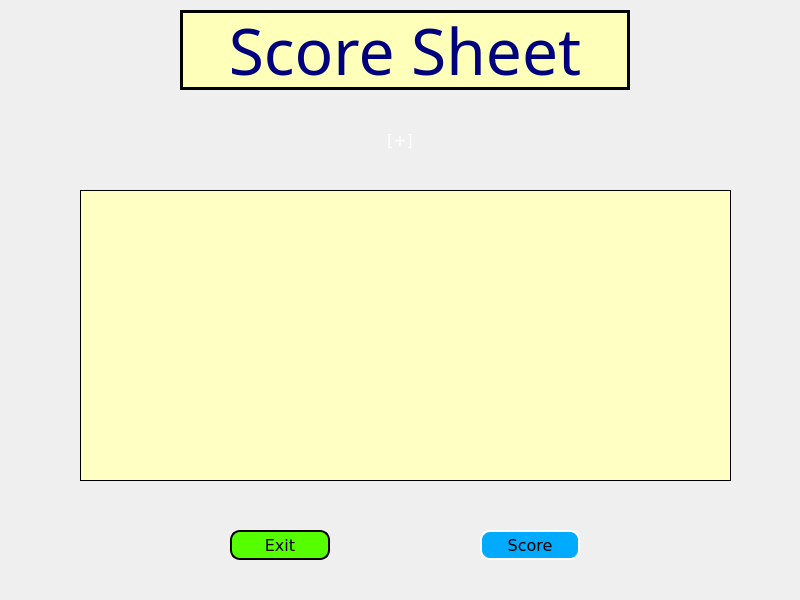
<?xml version="1.0" encoding="UTF-8"?>
<ui version="4.0">
 <class>scoreCard</class>
 <widget class="QMainWindow" name="scoreCard">
  <property name="geometry">
   <rect>
    <x>0</x>
    <y>0</y>
    <width>800</width>
    <height>600</height>
   </rect>
  </property>
  <property name="windowTitle">
   <string>MainWindow</string>
  </property>
  <property name="styleSheet">
   <string notr="true">background: url(:/images/Images/2.jpg);</string>
  </property>
  <widget class="QWidget" name="centralwidget">
   <widget class="QTableView" name="tableView">
    <property name="geometry">
     <rect>
      <x>80</x>
      <y>190</y>
      <width>651</width>
      <height>291</height>
     </rect>
    </property>
    <property name="styleSheet">
     <string notr="true">background:transparent;
background-color:rgb(255, 255, 196);
border-width: 1px;
    border-style: solid;
    border-color: black;

</string>
    </property>
    <property name="textElideMode">
     <enum>Qt::ElideMiddle</enum>
    </property>
    <attribute name="verticalHeaderCascadingSectionResizes">
     <bool>false</bool>
    </attribute>
   </widget>
   <widget class="QPushButton" name="load">
    <property name="geometry">
     <rect>
      <x>480</x>
      <y>530</y>
      <width>100</width>
      <height>30</height>
     </rect>
    </property>
    <property name="font">
     <font>
      <family>Verdana</family>
      <pointsize>12</pointsize>
      <weight>50</weight>
      <bold>false</bold>
     </font>
    </property>
    <property name="styleSheet">
     <string notr="true">QPushButton 
{border:2px solid white;
border-radius:10px;
padding:0 8px;
background:rgb(0, 170, 255);
 }

QPushButton:hover { color: rgb(255, 255, 255) }

QPushButton:pressed { background-color: qlineargradient(x1: 0, y1: 0, x2: 0, y2: 1, stop: 0 #FF7832, stop: 1 #FF9739); }
</string>
    </property>
    <property name="text">
     <string>Score</string>
    </property>
   </widget>
   <widget class="QLabel" name="label1">
    <property name="geometry">
     <rect>
      <x>350</x>
      <y>110</y>
      <width>100</width>
      <height>61</height>
     </rect>
    </property>
    <property name="font">
     <font>
      <family>Verdana</family>
      <pointsize>12</pointsize>
      <weight>50</weight>
      <bold>false</bold>
     </font>
    </property>
    <property name="styleSheet">
     <string notr="true">background:transparent;
color:white;</string>
    </property>
    <property name="text">
     <string>[+]</string>
    </property>
    <property name="alignment">
     <set>Qt::AlignCenter</set>
    </property>
   </widget>
   <widget class="QPushButton" name="pushButton">
    <property name="geometry">
     <rect>
      <x>230</x>
      <y>530</y>
      <width>100</width>
      <height>30</height>
     </rect>
    </property>
    <property name="font">
     <font>
      <family>Verdana</family>
      <pointsize>12</pointsize>
     </font>
    </property>
    <property name="styleSheet">
     <string notr="true">QPushButton 
{border:2px solid back;
border-radius:10px;
padding:0 8px;
background:rgb(85, 255, 0);
 }

QPushButton:hover { color: rgb(255, 255, 255) }

QPushButton:pressed { background-color: qlineargradient(x1: 0, y1: 0, x2: 0, y2: 1, stop: 0 #FF7832, stop: 1 #FF9739); }
</string>
    </property>
    <property name="text">
     <string>Exit</string>
    </property>
   </widget>
   <widget class="QLabel" name="label">
    <property name="geometry">
     <rect>
      <x>180</x>
      <y>10</y>
      <width>450</width>
      <height>80</height>
     </rect>
    </property>
    <property name="font">
     <font>
      <family>Stencil</family>
      <pointsize>48</pointsize>
     </font>
    </property>
    <property name="styleSheet">
     <string notr="true">background:rgb(254, 255, 184);

color:rgb(0, 0, 127);
border-width: 3px;
    border-style: solid;
    border-color: black;
padding: 3px;</string>
    </property>
    <property name="text">
     <string>Score Sheet</string>
    </property>
    <property name="alignment">
     <set>Qt::AlignCenter</set>
    </property>
   </widget>
  </widget>
 </widget>
 <resources/>
 <connections/>
</ui>
